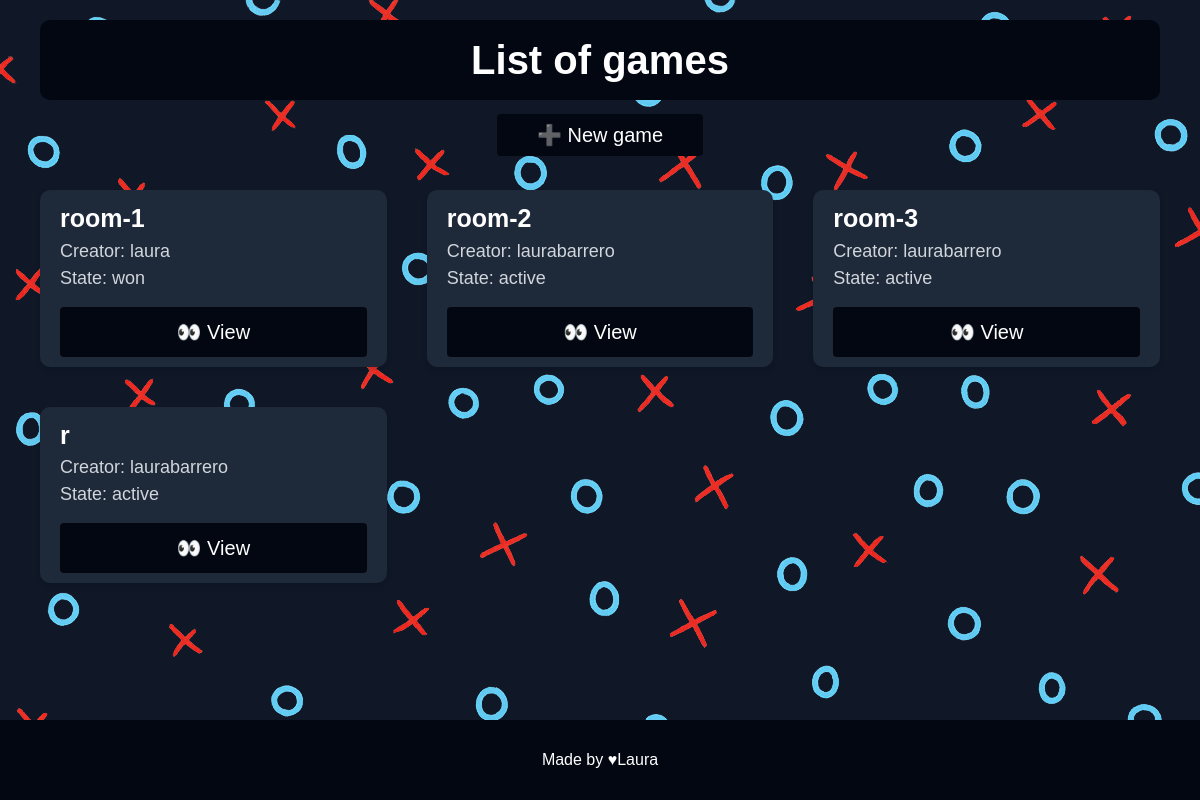
/games/list/ (signed in), run on the app's committed database.
### games/models.py (models this page shows, shortened)
class Game(models.Model):
    room_name = models.CharField(max_length=50, unique = True)
    owner = models.ForeignKey(User, on_delete=models.CASCADE, related_name='owned_games')
    player2 = models.ForeignKey(User, on_delete=models.SET_NULL, null=True, blank=True, related_name='joined_games')
    board = models.CharField(max_length=9, default='_'*9)
    active_player = models.IntegerField(default=1)
    STATE_CHOICES = [
        ('active', 'Active'),
        ('won', 'Won'),
        ('tie', 'Tie')
    ]
    state = models.CharField(max_length=10, choices=STATE_CHOICES, default='active')
    winner = models.ForeignKey(User, null=True, blank=True, on_delete=models.SET_NULL, related_name='won_games')
    created_at = models.DateTimeField(auto_now_add=True)

### games/views.py (the view)
# urls.py: path('list/', views.game_list, name='list'),
@login_required
def game_list(request):
    games = Game.objects.all()
    return render(request, 'games/list.html', {'games': games})

### games/templates/games/list.html (shortened to what this page needs)
{% extends "base.html" %}
{% load static %}
{% block content %}
<section class="mx-[40px] mt-[20px] text-center text-white">
    <h1 class="text-[40px] font-semibold bg-gray-950 text-center py-[10px] rounded-[10px] mb-[20px]">List of games</h1>
    <a class="bg-gray-950 rounded-sm text-[20px] py-[10px] px-[40px]" href="{% url 'games:create' %}">➕ New
        game</a>
    <div class="grid grid-cols-1 sm:grid-cols-2 lg:grid-cols-3 gap-[40px] mt-[40px] mb-[40px]">
        {% for game in games %}
        <div
            class="flex flex-col text-left bg-gray-800 text-center py-[10px] px-[20px] rounded-[10px] shadow-md">
            <p class="text-[25px] font-semibold">{{ game.room_name }}</p>
            <p class="text-[18px] text-gray-300">Creator: {{ game.owner.username }}</p>
            <p class="text-[18px] text-gray-300">State: {{ game.state }}</p>
            <form action="{% url 'games:detail' game.id %}" method="post" class="mt-[15px]">
                <button type="submit" class="bg-gray-950 rounded-sm text-[20px] py-[10px] px-[20px] w-full cursor-pointer">
                    {% if request.user == game.owner %}🎮 Play{% else %}👀 View{% endif %}
                </button>
            </form>
        </div>
        {% empty %}
        <p class="text-[20px] font-semibold mt-[50px] col-span-full">No games yet.</p>
        {% endfor %}
    </div>
</section>
{% endblock %}

### data on the page
Game: room_name "room-1", owner.username "laura", state "won", shows "👀 View"
Game: room_name "room-2", owner.username "laurabarrero", state "active", shows "👀 View"
Game: room_name "room-3", owner.username "laurabarrero", state "active", shows "👀 View"
Game: room_name "r", owner.username "laurabarrero", state "active", shows "👀 View"
